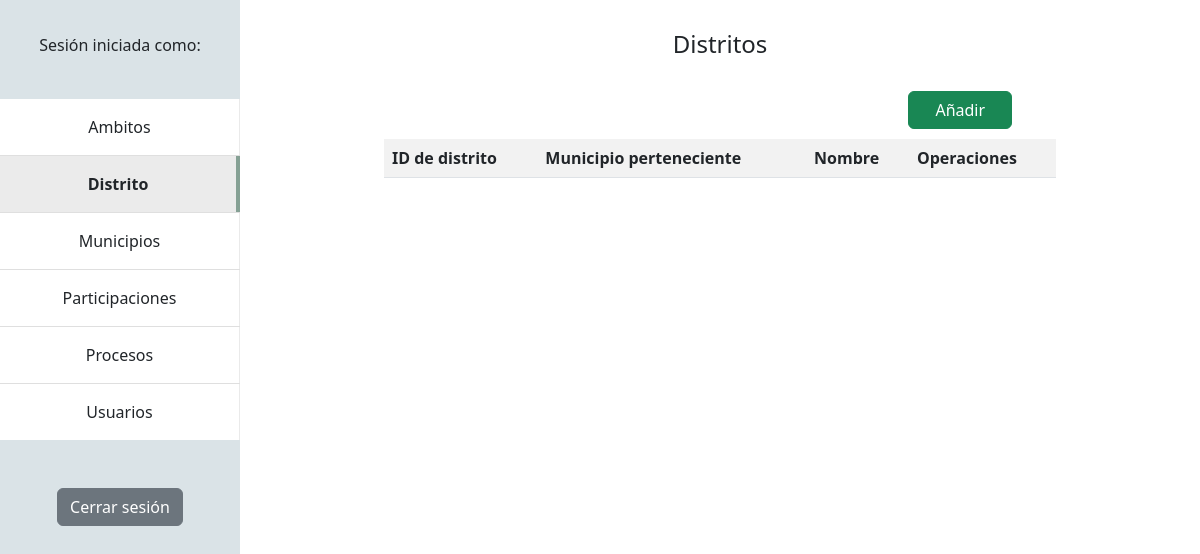
/admin/distrito.php, run on an earlier commit of the app's database.
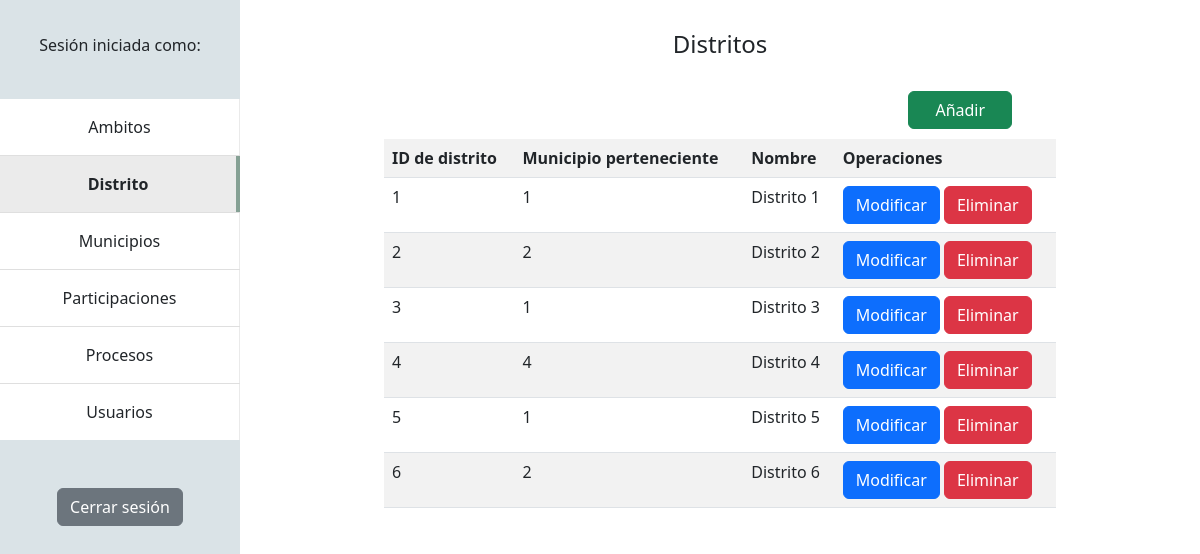
And on a later commit of the database.
### tables this page shows
CREATE TABLE `distritos` (
  `did` int(11) NOT NULL,
  `mid` int(11) NOT NULL,
  `nombre_distrito` varchar(255) DEFAULT NULL
);

### admin/distrito.php (the view, shortened to what this page needs)
<?php
    $usuario = $_SESSION['usr'];
    $db = new Database();
    $pdo = $db -> connect();
    $sql = $pdo->prepare("SELECT * FROM distritos;");
    $sql->execute();
    $rows = $sql->fetchAll();
?>
<html lang="en">
    <head>
        <link rel="stylesheet" href="admin.css">
        <link href="https://cdn.jsdelivr.net/npm/bootstrap@5.2.3/dist/css/bootstrap.min.css" rel="stylesheet">
    </head>
    <body>
        <div class="nav-bar">
            <center><h6>Sesión iniciada como:<br><?php echo $usuario ?></h6></center>
            <center>
                <ul class="list-group list-group-flush mb-5">
                    <li class="list-group-item p-0"><a class="nav-link p-3" href="ambitos.php">Ambitos</a></li>
                    <li class="list-group-item p-0"><a class="active nav-link p-3" aria-current="page">Distrito</a></li>
                    <li class="list-group-item p-0"><a class="nav-link p-3" href="municipios.php">Municipios</a></li>
                    <li class="list-group-item p-0"><a class="nav-link p-3" href="participaciones.php">Participaciones</a></li>
                    <li class="list-group-item p-0"><a class="nav-link p-3" href="proceso.php">Procesos</a></li>
                    <li class="list-group-item p-0"><a class="nav-link p-3" href="usuarios.php">Usuarios</a></li>
                </ul>
            </center>
            <form action="logout.php">
                <center><button type="submit" class="btn btn-secondary">Cerrar sesión</button></center>
            </form>
        </div>
        <center><h4>Distritos</h4></center>
        <br>
        <button type="button" class="btn btn-success float-end" id="add">Añadir</button>
        <br><br>
        <table class="table table-striped">
            <tr>
                <th>ID de distrito</th>
                <th>Municipio perteneciente</th>
                <th>Nombre</th>
                <th>Operaciones</th>
            </tr>
            <?php foreach ($rows as $row){ ?>
            <tr>
                <td><?php echo $row ['did'];?></td>
                <td><?php echo $row ['mid'];?></td>
                <td><?php echo $row ['nombre_distrito'];?></td>
                <td>
                    <form action="fetch/districts/edit-district.php?edit=<?=$row['did'];?>" method="POST" class="d-inline">
                        <button type="submit" class="edit btn btn-primary" id="edit" value="<?=$row['did'];?>">Modificar</button>
                    </form>
                    <form action="fetch/districts/delete-district.php?delete=<?=$row['did'];?>" method="POST" class="d-inline" onsubmit="return confirm('Eliminar este distrito también eliminará todas las participaciones asociadas a el. ¿Desea continuar?');">
                        <button type="submit" class="delete btn btn-danger">Eliminar</button>
                    </form>
                </td>
            </tr>
            <?php } $sql->closeCursor(); ?>
        </table>
    </body>
</html>

What changed in the data, as far as the page shows it:
added distritos: did "1", mid "1", nombre_distrito "Distrito 1"
added distritos: did "2", mid "2", nombre_distrito "Distrito 2"
added distritos: did "3", mid "1", nombre_distrito "Distrito 3"
added distritos: did "4", mid "4", nombre_distrito "Distrito 4"
added distritos: did "5", mid "1", nombre_distrito "Distrito 5"
added distritos: did "6", mid "2", nombre_distrito "Distrito 6"
